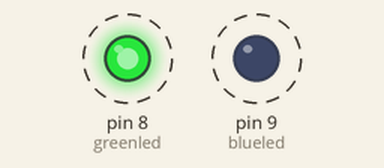
A sketch run on a simulated Arduino Uno, built with avr-gcc and run on an emulated ATmega328P. Parts: output pins drawn as LEDs (lit = HIGH). Dashed ring = blinking.

Above: at 0.5 s.
Timing chart, 0 to 4.6 s (numbered marks = the images above):
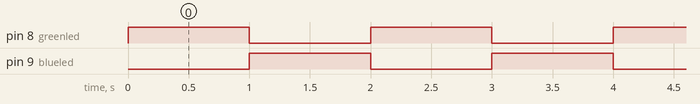

Measured:
- by itself, pin 8 (greenled), pin 9 (blueled): alternates HIGH for 1.0 s and LOW for 1.0 s

The sketch:

2led.ino
```cpp
int greenled = 8 ;
int blueled = 9 ;
void setup() {
  // put your setup code here, to run once:
pinMode(greenled,OUTPUT);
pinMode(blueled,OUTPUT);
}

void loop() {
  // put your main code here, to run repeatedly:
digitalWrite(greenled,HIGH);
digitalWrite(blueled,LOW);
delay(1000);
digitalWrite(greenled,LOW);
digitalWrite(blueled,HIGH);
delay(1000);
}
```
